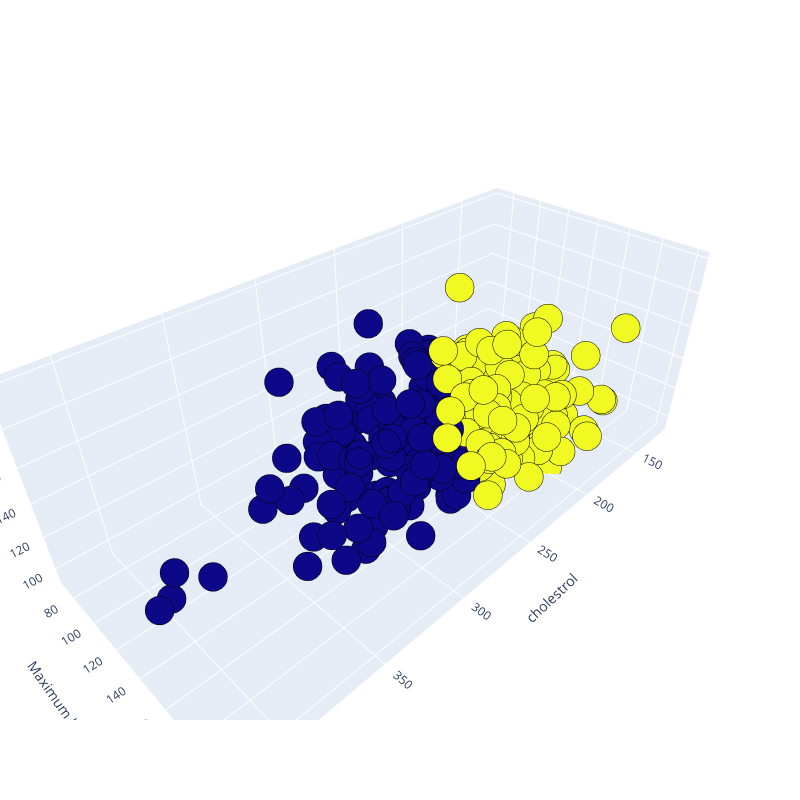

Notebook cell for this chart:
### Code cell
# 3d scatterplot using plotly
Scene = dict(xaxis = dict(title  = 'cholestrol'),yaxis = dict(title  = 'Maximum heart rate'),zaxis = dict(title  = 'Resting Blood pressure'))

# model.labels_ is nothing but the predicted clusters i.e y_clusters
labels = model3d.labels_
trace = go.Scatter3d(x=df1.values[:, 0], y=df1.values[:, 1], z=df1.values[:, 2], mode='markers',marker=dict(color = labels, size= 10, line=dict(color= 'black',width = 10)))
layout = go.Layout(margin=dict(l=0,r=0),scene = Scene,height = 800,width = 800)
data = [trace]
fig = go.Figure(data = data, layout = layout)
fig.show()

### Figure 1 — Plotly figure (JSON) as saved in the notebook; plotly's stock layout.template omitted (floating-point values rounded to 4 significant figures; data arrays with more than 128 entries replaced by an {"elided": "..."} marker saying what was removed)
{"data": [{"marker": {"color": {"elided": "297 int values"}, "line": {"color": "black", "width": 10}, "size": 10}, "mode": "markers", "type": "scatter3d", "x": {"elided": "297 int values"}, "y": {"elided": "297 int values"}, "z": {"elided": "297 int values"}}], "layout": {"height": 800, "margin": {"l": 0, "r": 0}, "scene": {"xaxis": {"title": {"text": "cholestrol"}}, "yaxis": {"title": {"text": "Maximum heart rate"}}, "zaxis": {"title": {"text": "Resting Blood pressure"}}}, "width": 800}}
